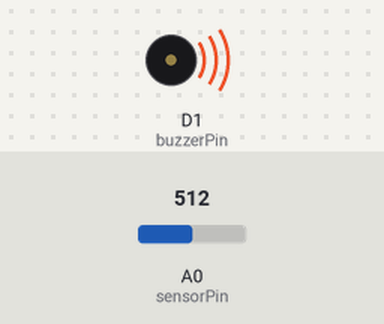
Bench run of a sketch on a simulated ESP8266 (NodeMCU). On the bench: buzzer (waves = sounding, pin HIGH). Inputs (shaded band) come from the test bench; at power-on: A0 (sensorPin) = 512. WiFi joins after 1.5 s; servers stay silent unless stated; what the sketch prints to the serial monitor is not drawn.

Above: at 0.1 s.
Timing chart, 0 to 1.6 s (numbered marks = the images above):
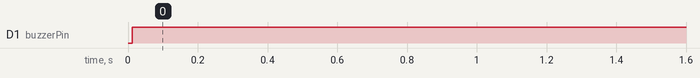

Measured:
- by itself, D1 (buzzerPin): LOW → HIGH at 0.01 s

The sketch:

NodeMCUWaterLeakageSensor.ino
```cpp
#include <ESP8266WiFi.h>
#include <WiFiClient.h>
#include <ThingSpeak.h>

const char* ssid = "ssid";
const char* password = "password";

int val;
int sensorPin = A0;
int buzzerPin = D1;

WiFiClient client;

unsigned long channel = 123123;
const char* apiKey = "apikey";

void setup() {
  // put your setup code here, to run once:
  Serial.begin(9600);
  delay(10);
  WiFi.begin(ssid, password);
  ThingSpeak.begin(client);
  pinMode(buzzerPin, OUTPUT);
}

void loop() {
  // put your main code here, to run repeatedly:

  val = analogRead(sensorPin);
  Serial.println(val);
  if (val > 150) {
    digitalWrite(buzzerPin, HIGH);
  }
  else {
    digitalWrite(buzzerPin, LOW);
  }
  ThingSpeak.writeField(channel, 1, val, apiKey);
  delay(15000);
}
```
